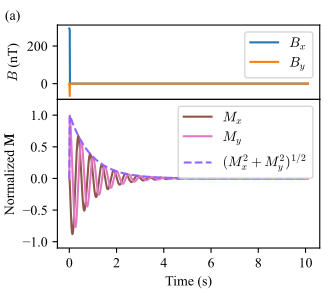

Write the Python code that produced this figure.
# This file is for plotting the free decay of the spin system under a RF pulse.
import numpy as np

import matplotlib.pyplot as plt
import matplotlib.gridspec as gridspec
from matplotlib import font_manager

data = np.load("figures/RF_pulse_simu.npz")
timeStamp_s = data["timeStamp_s"]  # timeStamp_s.shape (5050,)
B_vec = data["B_vec"][0]  # data["B_vec"].shape : tuple((1, 5050, 3)) [len=3]
M = data["trjry"][0]  # data["trjry"].shape : tuple((1, 5051, 3)) [len=3]


plt.rc("font", size=10)  # font size for all figures
# plt.rcParams['font.family'] = 'serif'
# plt.rcParams['font.serif'] = ['Times New Roman']
plt.rcParams["font.family"] = "Times New Roman"
# plt.rcParams['mathtext.fontset'] = 'dejavuserif'

# Make math text match Times New Roman
plt.rcParams["mathtext.fontset"] = "cm"
plt.rcParams["mathtext.rm"] = "Times New Roman"
cm = 1 / 2.56  # convert cm to inch
fig = plt.figure(
    figsize=(8.5 * cm, 7.5 * cm), dpi=300
)  # initialize a figure following APS journal requirements
# #############################################################################
# to specify heights and widths of subfigures
width_ratios =[1]
height_ratios = [0.5, 1] 
gs = gridspec.GridSpec(nrows=2, ncols=1, \
  width_ratios=width_ratios, height_ratios=height_ratios)  # create grid for multiple figures
# #############################################################################
# fix the margins
left=0.173
bottom=0.152
right=0.964
top=0.916
wspace=0.2
hspace=0.
fig.subplots_adjust(left=left, top=top, right=right,
                    bottom=bottom, wspace=wspace, hspace=hspace)
# #############################################################################
pulse_ax = fig.add_subplot(gs[0, 0])
M_ax = fig.add_subplot(gs[1, 0])

pulse_ax.plot(
    timeStamp_s,
    B_vec[:, 0] * 1e9,
    label="$B_{x}$",
    color="tab:blue",
)
pulse_ax.plot(
    timeStamp_s,
    B_vec[:, 1] * 1e9,
    label="$B_{y}$",
    color="tab:orange",
)
pulse_ax.set_xlabel("")
pulse_ax.set_ylabel("$B$ (nT)")
pulse_ax.legend(loc="upper right")

M_ax.plot(
    timeStamp_s,
    M[:-1, 0],
    label="$M_{x}$",
    color="tab:brown",
)
M_ax.plot(
    timeStamp_s,
    M[:-1, 1],
    label="$M_{y}$",
    color="tab:pink",
)
M_ax.plot(
    timeStamp_s,
    (M[:-1, 0] ** 2 + M[:-1, 1] ** 2) ** 0.5,
    label="$(M_{x}^2 + M_{y}^2)^{1/2}$",
    linestyle="dashed",
    color="#9365ff",
)
M_ax.set_xlabel("Time (s)")
M_ax.set_ylabel("Normalized $\\mathbf{M}$")
M_ax.legend(loc="upper right")
M_ax.set_ylim(-1.1, 1.25)

# put figure index
letters = ["(a)", "(b)", "(c)", "(d)", "(e)", "(f)", "(g)", "(h)", "(i)"]
for i, ax in enumerate([pulse_ax]):
    xleft, xright = ax.get_xlim()
    ybottom, ytop = ax.get_ylim()
    ax.text(-0.2, 1.07, letters[i], transform=ax.transAxes)
# ha = 'left' or 'right'
# va = 'top' or 'bottom'
# plt.tight_layout()
plt.savefig('figures/free_decay.pdf')
plt.show()
